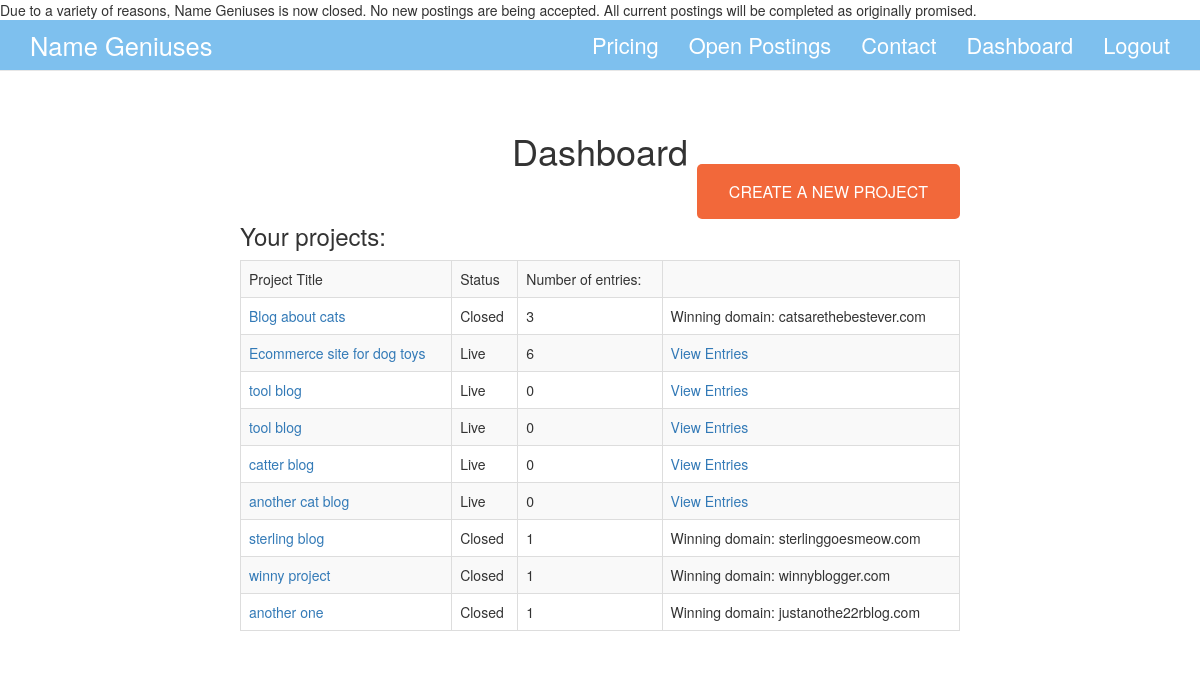
Page /dashboard (signed in) on the earlier database version.
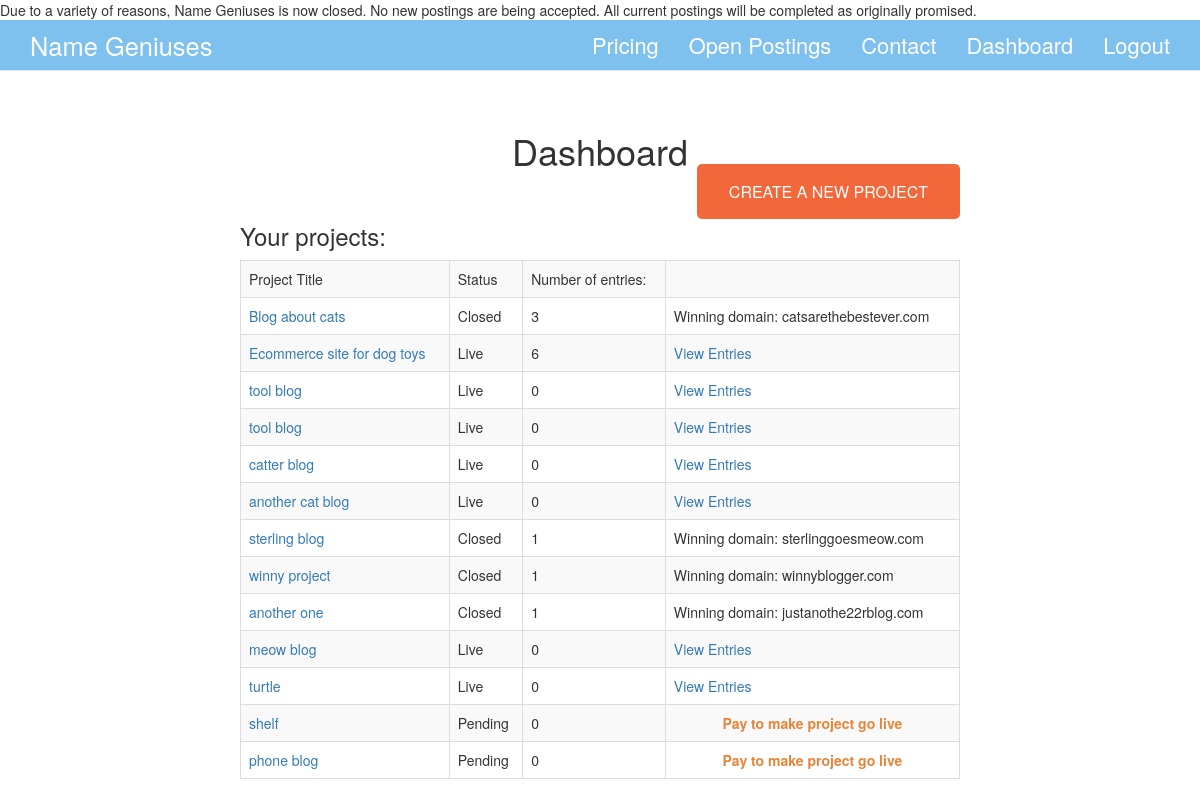
Same page on the later database version.
### app/models.py (models this page shows, shortened)
class Posting(db.Model):
    __tablename__ = 'posting'
    id = db.Column(db.Integer, primary_key=True)
    title = db.Column(db.String(300))
    description = db.Column(db.String())
    anything_else = db.Column(db.String())
    timestamp = db.Column(db.DateTime)
    timestamp_day = db.Column(db.Date)
    user_id = db.Column(db.Integer, db.ForeignKey('user.id'))
    suggestions = db.relationship('Suggestion', backref='poster', lazy='dynamic')
    status=   db.Column(db.String(140), default="Pending",nullable=True)
    winner= db.Column(db.String(140), nullable=True)
    project_type = db.Column(db.String(140))
    project_prize=db.Column(db.Float)
    number_of_entries=db.Column(db.Integer, default=0)
    filter_addon=db.Column(db.Boolean, default=False)
    validation_addon=db.Column(db.Boolean, default=False)

### app/views.py (the view)
@app.route('/dashboard', methods=['GET', 'POST'])
@login_required
@check_confirmed
def dashboard():
    user = g.user
    current_postings = Posting.query.filter_by(user_id=user.id).all()
    allpostings=Posting.query.all()
    current_suggestions=Suggestion.query.filter_by(suggester=user.id).all()
    counter=0
    for s in current_suggestions:
        counter+=1
    currentwins=user.wins
    winnings=user.totalwinnings
    notifications=user.emailnotes
    return render_template('dashboard.html',
                           title='Dashboard',
                           user=user,
                           projects=current_postings,
                           suggestions=current_suggestions,
                           count=counter,
                           currentwins=currentwins,
                           winnings=winnings,
                           allpostings=allpostings,
                           notifications=notifications
                           )

### app/models.py (called while the page is built)
    @property
    def is_authenticated(self):
        return True

### app/views.py (called while the page is built)
@lm.user_loader
def load_user(id):
    return User.query.get(int(id))

@app.before_request
def before_request():
    g.user = current_user
    if g.user.is_authenticated:
        g.user.last_seen = datetime.utcnow()
        db.session.add(g.user)
        db.session.commit()

@app.after_request
def after_request(response):
    for query in get_debug_queries():
        if query.duration >= DATABASE_QUERY_TIMEOUT:
            app.logger.warning("SLOW QUERY: %s\nParameters: %s\nDuration: %fs\nContext: %s\n" % (query.statement, query.parameters, query.duration, query.context))
    return response

### app/templates/dashboard.html (shortened to what this page needs)
{% extends "base.html" %}
{% block content %}
<div class="dashboard">
    <h1 style="text-align:center;">Dashboard</h1>
   {% if user.jobposter %}
        <div class="projectbuttoncontainer alignright"><a href="{{ url_for('newproject') }}" class="button-orange projectbutton">Create a new project</a></div>
        <div id="dashtable">
        {% if projects %}
            <h3>Your projects:</h3>
            <table class="table table-bordered table-striped">
                <tr><td>Project Title</td><td>Status</td><td>Number of entries:</td><td></td></tr>
            {% for p in projects %}
                <tr><td><a href="{{ url_for('projectpage',pnumber=p.id) }}"><div>{{p.title}}</div></a></td><td>{{ p.status }}</td><td>{{ p.number_of_entries }}</td>
                    {% if p.status == "Pending" %}
                        <td class="aligncenter"><strong><a class="paylink" href="{{ url_for('payment',pid=p.id, ptype=p.project_type) }}">Pay to make project go live</a></strong></td>
                    {% elif p.status== "Closed" %}
                        <td>Winning domain: {{ p.winner }} </td>
                    {% else %}
                        <td><a href="{{ url_for('projectpage',pnumber=p.id) }}">View Entries</a></td>
                   {% endif %}
                </tr>
            {% endfor %}
            </table>
        {% endif %}
        </div>
    {% endif %}
</div>
{% endblock %}

Differences in the rows shown:
added Posting: title "meow blog", status "Live", number_of_entries "0"
added Posting: title "turtle", status "Live", number_of_entries "0"
added Posting: title "shelf", status "Pending", number_of_entries "0"
added Posting: title "phone blog", status "Pending", number_of_entries "0"
